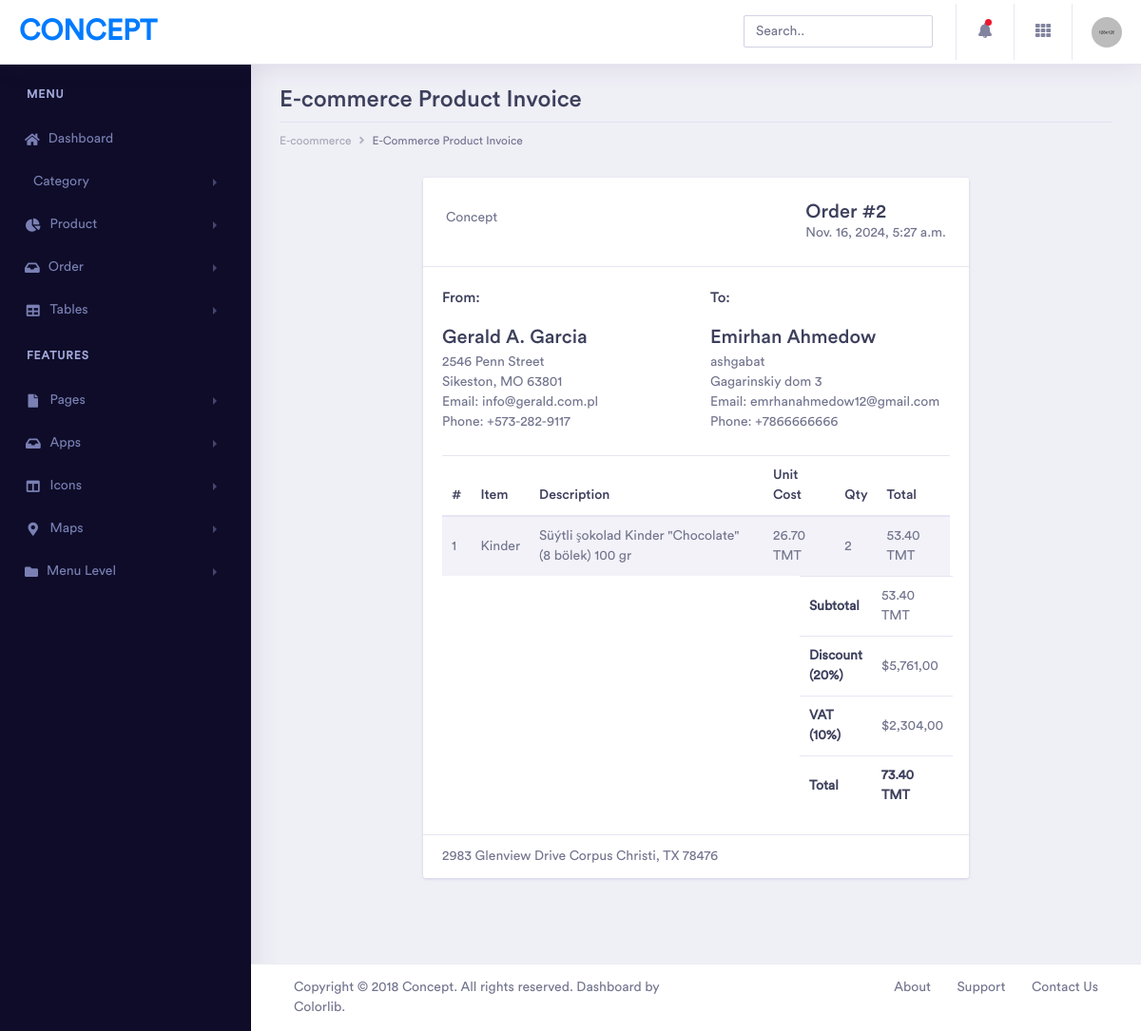
The app's page /panel/order_details/2/ with its own data.
### main/models.py (models this page shows, shortened)
class Order(models.Model):
    REGION_LIST = [
        ('ashgabat', 'Ashgabat saheri'),
        ('arkadag', 'Arkadag saheri'),
        ('mary', 'Mary saheri'),
        ('dashoguz', 'Dashoguz saheri'),
        ('lebap', 'Lebap Saheri'),
        ('balkan', 'Balkan saheri')
    ]
    ORDER_STATUS = [
        ('ordered', 'Ordered'),
        ('panding', 'Panding'),
        ('sended', 'Sended'),
        ('delivered', 'Delivered')
    ]
    PAYMEENT_TYPES = [
        ('card', 'By Card'),
        ('cash', 'By Cash'),
    ]
    cart = models.OneToOneField(Cart, on_delete=models.CASCADE, related_name='order')
    customer_name = models.CharField(max_length=100)
    region = models.CharField(max_length=40, choices=REGION_LIST)
    address = models.CharField(max_length=100)
    phone = models.CharField(max_length=30)
    email = models.EmailField()
    order_status = models.CharField(max_length=20, choices=ORDER_STATUS)
    payment_type = models.CharField(max_length=20, choices=PAYMEENT_TYPES)
    created_at = models.DateTimeField(auto_now_add=True)
    desc = models.TextField(null=True, blank=True)

class Cartitem(models.Model):
    cart = models.ForeignKey(Cart, on_delete=models.CASCADE, related_name='items')
    product = models.ForeignKey(Product, on_delete=models.CASCADE, related_name='items')
    quantity = models.PositiveIntegerField(default=1)
    created_at = models.DateTimeField(auto_now_add=True)
    @property
    def total_price(self):
        return self.product.final_price * self.quantity

class Product(models.Model):
    name = models.CharField(max_length=150)
    category = models.ForeignKey(Category, on_delete=models.CASCADE, related_name='products')
    price = models.DecimalField(max_digits=8, decimal_places=2)
    discount = models.IntegerField(default=0)
    desc = models.TextField()
    stock = models.BooleanField(default=True)
    weight = models.DecimalField(max_digits=4, decimal_places=1, default=True, null=True, blank=True)
    created_at = models.DateTimeField(auto_now_add=True)
    updated_at = models.DateTimeField(auto_now=True)
    @property
    def final_price(self):
        return float(self.price) * (1-(self.discount / 100))

class Cart(models.Model):
    user = models.ForeignKey(User, on_delete=models.CASCADE)
    is_ordered = models.BooleanField(default=False)
    created_at = models.DateTimeField(auto_now_add=True)
    @property
    def total_price(self):
        total = 0
        for i in self.items.all():
            total += i.total_price
        return total
    @property
    def final_price(self):
        if self.total_price > 200:
            return self.total_price
        else:
            return self.total_price + 20

### panel/views.py (the view)
# urls.py: path('order_details/<int:pk>/', order_details),
def order_details(request, pk):
   ord = Order.objects.get(id=pk)
   return render(request, 'panel/order-details.html', context={'ord':ord})

### main/context_data.py (called while the page is built)
def context_data(request):
  all_cat = Category.objects.all()
  info = Info.objects.first()
  s_accounts = Social_account.objects.all()
  if request.user.is_authenticated:
    cart, created = Cart.objects.get_or_create(user = request.user, is_ordered = False)
  else:
    cart = None
  return {
    'all':all_cat,
    'info':info,
    's_accs':s_accounts,
    'cart': cart
  }

### templates/panel/order-details.html (shortened to what this page needs)
{% load static %}
<!doctype html>
<html lang="en">
<head>
    <link rel="stylesheet" href="{% static 'panel/assets/vendor/bootstrap/css/bootstrap.min.css' %}">
    <link href="{% static 'panel/assets/vendor/fonts/circular-std/style.css' %}" rel="stylesheet">
    <link rel="stylesheet" href="{% static 'panel/assets/libs/css/style.css' %}">
    <link rel="stylesheet" href="{% static 'panel/assets/vendor/fonts/fontawesome/css/fontawesome-all.css' %}">
</head>
<body>
    <div class="dashboard-main-wrapper">
        {% include "panel/nav.html" %}
        <div class="dashboard-wrapper">
            <div class="dashboard-ecommerce">
                <div class="container-fluid dashboard-content ">
                    <div class="row">
                        <div class="col-xl-12 col-lg-12 col-md-12 col-sm-12 col-12">
                            <div class="page-header">
                                <h2 class="pageheader-title">E-commerce Product Invoice </h2>
                                <div class="page-breadcrumb">
                                    <nav aria-label="breadcrumb">
                                        <ol class="breadcrumb">
                                            <li class="breadcrumb-item"><a href="#" class="breadcrumb-link">E-coommerce</a></li>
                                            <li class="breadcrumb-item active" aria-current="page">E-Commerce Product Invoice</li>
                                        </ol>
                                    </nav>
                                </div>
                            </div>
                        </div>
                    </div>
                    <div class="row">
                        <div class="offset-xl-2 col-xl-8 col-lg-12 col-md-12 col-sm-12 col-12">
                            <div class="card">
                                <div class="card-header p-4">
                                     <a class="pt-2 d-inline-block" href="index.html">Concept</a>
                                    <div class="float-right"> <h3 class="mb-0">Order #{{ord.id}}</h3>
                                    {{ord.created_at}}</div>
                                </div>
                                <div class="card-body">
                                    <div class="row mb-4">
                                        <div class="col-sm-6">
                                            <h5 class="mb-3">From:</h5>
                                            <h3 class="text-dark mb-1">Gerald A. Garcia</h3>
                                            <div>2546 Penn Street</div>
                                            <div>Sikeston, MO 63801</div>
                                            <div>Email: info@gerald.com.pl</div>
                                            <div>Phone: +573-282-9117</div>
                                        </div>
                                        <div class="col-sm-6">
                                            <h5 class="mb-3">To:</h5>
                                            <h3 class="text-dark mb-1">{{ord.customer_name}}</h3>
                                            <div>{{ord.region}}</div>
                                            <div>{{ord.address}}</div>
                                            <div>Email: {{ord.email}}</div>
                                            <div>Phone: {{ord.phone}}</div>
                                        </div>
                                    </div>
                                    <div class="table-responsive-sm">
                                        <table class="table table-striped">
                                            <thead>
                                                <tr>
                                                    <th class="center">#</th>
                                                    <th>Item</th>
                                                    <th>Description</th>
                                                    <th class="right">Unit Cost</th>
                                                    <th class="center">Qty</th>
                                                    <th class="right">Total</th>
                                                </tr>
                                            </thead>
                                            <tbody>
                                                {% for i in ord.cart.items.all %}
                                                <tr>
                                                    <td class="center">{{forloop.counter}}</td>
                                                    <td class="left strong">{{i.product.name}}</td>
                                                    <td class="left">{{i.product.desc}}</td>
                                                    <td class="right">{{i.product.final_price|floatformat:2}} TMT</td>
                                                    <td class="center">{{i.quantity}}</td>
                                                    <td class="right">{{i.total_price|floatformat:2}} TMT</td>
                                                </tr>
                                                {% endfor %}
                                            </tbody>
                                        </table>
                                    </div>
                                    <div class="row">
                                        <div class="col-lg-4 col-sm-5">
                                        </div>
                                        <div class="col-lg-4 col-sm-5 ml-auto">
                                            <table class="table table-clear">
                                                <tbody>
                                                    <tr>
                                                        <td class="left">
                                                            <strong class="text-dark">Subtotal</strong>
                                                        </td>
                                                        <td class="right">{{ord.cart.total_price|floatformat:2}} TMT</td>
                                                    </tr>
                                                    <tr>
                                                        <td class="left">
                                                            <strong class="text-dark">Discount (20%)</strong>
                                                        </td>
                                                        <td class="right">$5,761,00</td>
                                                    </tr>
                                                    <tr>
                                                        <td class="left">
                                                            <strong class="text-dark">VAT (10%)</strong>
                                                        </td>
                                                        <td class="right">$2,304,00</td>
                                                    </tr>
                                                    <tr>
                                                        <td class="left">
                                                            <strong class="text-dark">Total</strong>
                                                        </td>
                                                        <td class="right">
                                                            <strong class="text-dark">{{ord.cart.final_price|floatformat:2}} TMT</strong>
                                                        </td>
                                                    </tr>
                                                </tbody>
                                            </table>
                                        </div>
                                    </div>
                                </div>
                                <div class="card-footer bg-white">
                                    <p class="mb-0">2983 Glenview Drive Corpus Christi, TX 78476</p>
                                </div>
                            </div>
                        </div>
                    </div>
                </div>
                <div class="footer">
                    <div class="container-fluid">
                        <div class="row">
                            <div class="col-xl-6 col-lg-6 col-md-6 col-sm-12 col-12">
                                Copyright © 2018 Concept. All rights reserved. Dashboard by <a href="https://colorlib.com/wp/">Colorlib</a>.
                            </div>
                            <div class="col-xl-6 col-lg-6 col-md-6 col-sm-12 col-12">
                                <div class="text-md-right footer-links d-none d-sm-block">
                                    <a href="javascript: void(0);">About</a>
                                    <a href="javascript: void(0);">Support</a>
                                    <a href="javascript: void(0);">Contact Us</a>
                                </div>
                            </div>
                        </div>
                    </div>
                </div>
            </div>
        </div>
    </div>
</body>
</html>

### records on screen
Order: id "2", created_at "Nov. 16, 2024, 5:27 a.m.", customer_name "Emirhan Ahmedow", region "ashgabat", address "Gagarinskiy dom 3", email "emrhanahmedow12@gmail.com", phone "+7866666666", cart.total_price "53.40", cart.final_price "73.40"
Cartitem: product.name "Kinder", product.desc "Süýtli şokolad Kinder \"Chocolate\" (8 bölek) 100 gr", product.final_price "26.70", quantity "2", total_price "53.40"
